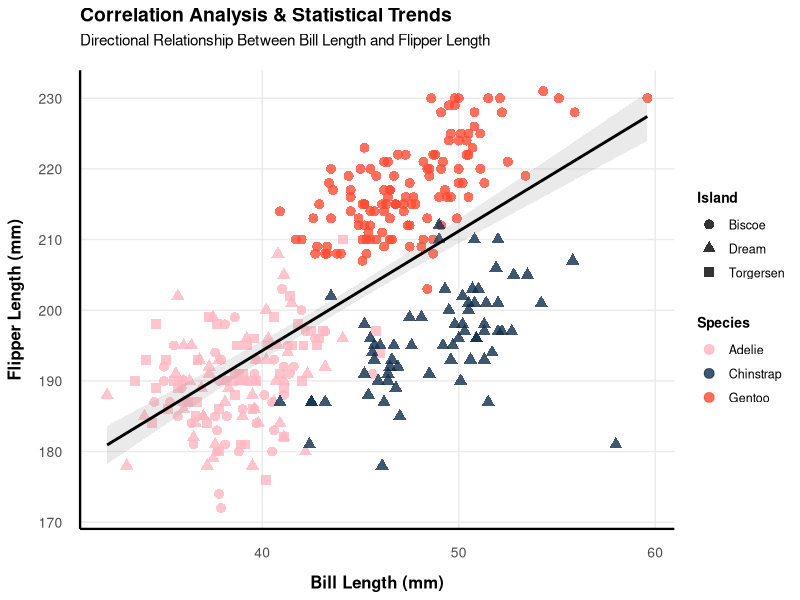

The R source for this figure:
# install.packages("palmerpenguins")
# install.packages("ggplot2")
# install.packages("dplyr")
# install.packages("tidyr")

library(palmerpenguins)
library(ggplot2)
library(dplyr)
library(tidyr)

data("penguins")

penguins_cleaned_version <- penguins %>%
  drop_na(species, island, bill_length_mm, flipper_length_mm)

ggplot(
  penguins_cleaned_version,
  aes(
    x = bill_length_mm, 
    y = flipper_length_mm,
    color = species
  )
) +
  
  geom_point(
    aes(shape = island),
    size = 3,
    alpha = 0.8
  ) +
  
  geom_smooth(
    aes(group = 1),
    method = "lm",
    formula = y ~ x,
    se = TRUE,
    color = "black",
    alpha = 0.2
  ) +
  
  scale_color_manual(
    values = c(
      "Adelie" = "#FFB6C1",
      "Chinstrap" = "#112F4B",
      "Gentoo" = "#FF4B33"
    )
  ) + 
  
  labs(
    title = "Correlation Analysis & Statistical Trends",
    subtitle = "Directional Relationship Between Bill Length and Flipper Length",
    x = "Bill Length (mm)",
    y = "Flipper Length (mm)",
    color = "Species",
    shape = "Island"
  ) +
  
  theme_minimal() +
  theme(
    panel.grid.minor = element_blank(),
    
    axis.line.x = element_line(colour = "black", linewidth = 0.8),
    axis.text.x = element_text(size = 10, margin = margin(t = 10)),
    axis.title.x = element_text(face = "bold", size = 12, margin = margin(t = 10)), 
    
    axis.line.y = element_line(colour = "black", linewidth = 0.8),
    axis.text.y = element_text(size = 10, margin = margin(r = 10)), 
    axis.title.y = element_text(face = "bold", size = 12, margin = margin(r = 10)),
    
    plot.title = element_text(face = "bold", size = 14, hjust = 0, margin = margin(b = 5)),
    plot.subtitle = element_text(size = 11, hjust = 0, margin = margin(b = 15)),
    
    legend.position = "right",
    legend.title = element_text(face = "bold", size = 10),
    legend.text = element_text(size = 9)
  )

#MARKDOWN COMMENTS
#1. Based on the plot, Adelie penguins have the smallest bills and flippers, Chinstrap penguins have longer bills but shorter flippers, and Gentoo penguins have both long bills and the longest flippers.
#2. Furthermore, the species are tightly linked to specific islands showing that Torgersen island has only Adelie penguins, Dream island hosts Chinstrap and Adelie, while Gentoo penguins are found exclusively on Biscoe island.
#3. Overall, the plot shows that there is a general positive linear relationship across bill length and flipper length.
